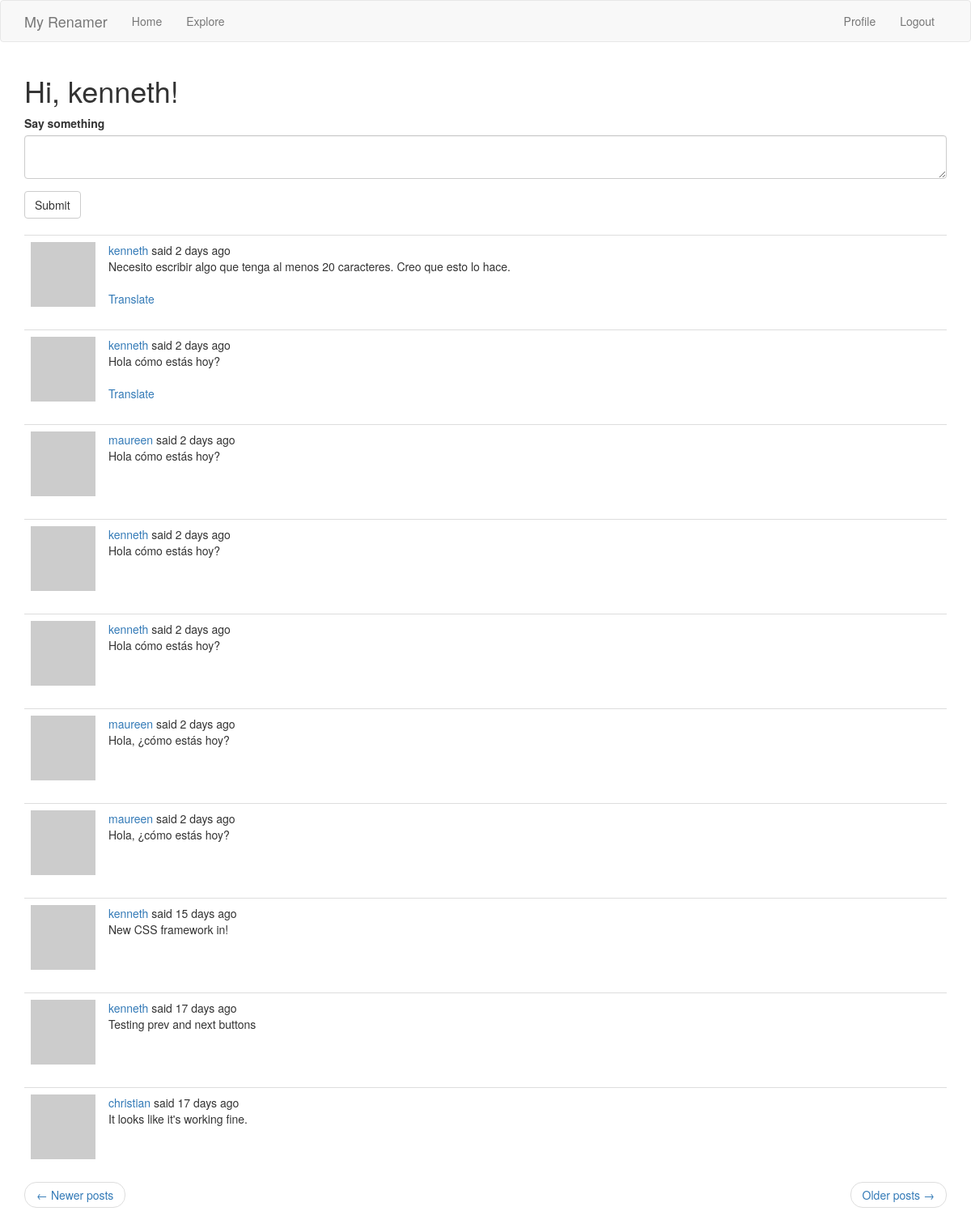
The app's page /index (signed in) with its own data.
### app/models.py (models this page shows, shortened)
class User(UserMixin, db.Model):
    id = db.Column(db.Integer, primary_key=True)
    username = db.Column(db.String(64), index=True, unique=True)
    email = db.Column(db.String(120), index=True, unique=True)
    password_hash = db.Column(db.String(128))
    about_me = db.Column(db.String(140))
    last_seen = db.Column(db.DateTime, default=datetime.utcnow)
    posts = db.relationship('Post', backref='author', lazy='dynamic')
    followed = db.relationship(
        'User', secondary=followers,
        primaryjoin=(followers.c.follower_id == id),
        secondaryjoin=(followers.c.followed_id == id),
        backref=db.backref('followers', lazy='dynamic'), lazy='dynamic')
    def avatar(self, size):
        digest = md5(self.email.lower().encode('utf-8')).hexdigest()
        return 'https://www.gravatar.com/avatar/{}?d=identicon&s={}'.format(
            digest, size)
    def followed_posts(self):
        followed = Post.query.join(
            followers, (followers.c.followed_id == Post.user_id)).filter(
                followers.c.follower_id == self.id)
        own = Post.query.filter_by(user_id=self.id)
        return followed.union(own).order_by(Post.timestamp.desc())

class Post(db.Model):
    id = db.Column(db.Integer, primary_key=True)
    body = db.Column(db.String(140))
    timestamp = db.Column(db.DateTime, index=True, default=datetime.utcnow)
    user_id = db.Column(db.Integer, db.ForeignKey('user.id'))
    language = db.Column(db.String(5))

### app/routes.py (the view, shortened to what this page needs)
@app.route('/', methods=['GET', 'POST'])
@app.route('/index', methods=['GET', 'POST'])
@login_required
def index():
    form = PostForm()
    page = request.args.get('page', 1, type=int)
    posts = current_user.followed_posts().paginate(
        page, app.config['POSTS_PER_PAGE'], False)
    next_url = url_for('index', page=posts.next_num) \
        if posts.has_next else None
    prev_url = url_for('index', page=posts.prev_num) \
        if posts.has_prev else None
    return render_template('index.html', title=_('Home Page'), form=form,
                           posts=posts.items, next_url=next_url,
                           prev_url=prev_url)

### app/forms.py
class PostForm(FlaskForm):
    post = TextAreaField(_l('Say something'), validators=[
        DataRequired(), Length(min=1, max=140)])
    submit = SubmitField(_l('Submit'))

### app/models.py (called while the page is built)
@login.user_loader
def load_user(id):
    return User.query.get(int(id))

### app/routes.py (called while the page is built)
@app.before_request
def before_request():
    if current_user.is_authenticated:
        current_user.last_seen = datetime.utcnow()
        db.session.commit()
    g.locale = str(get_locale())

### app/templates/index.html
{% extends 'base.html' %}
{% import 'bootstrap/wtf.html' as wtf %}
{% block app_content %}
    <h1>{{ _('Hi, %(username)s!', username=current_user.username) }}</h1>
    {% if form %}
    {{ wtf.quick_form(form) }}
    <br>
    {% endif %}
    {% for post in posts %}
        {% include '_post.html' %}
    {% endfor %}
    <nav aria-label="...">
        <ul class="pager">
            <li class="previous{% if not prev_url %} disable{% endif %}">
                <a href="{{ prev_url or '#' }}">
                    <span aria-hidden="true">&larr;</span> {{ _('Newer posts') }}
                </a>
            </li>
            <li class="next{% if not next_url %} disable{% endif %}">
                <a href="{{ next_url or '#' }}">
                    {{ _('Older posts') }} <span aria-hidden="true">&rarr;</span>
                </a>
            </li>
        </ul>
    </nav>
{% endblock %}

### app/templates/_post.html (shortened to what this page needs)
<table class="table table-hover">
    <tr>
        <td width="70px">
            <a href="{{ url_for('user', username=post.author.username) }}">
                <img src="{{ post.author.avatar(70) }}" />
            </a>
        </td>
        <td>
            {{ _('%(username)s said %(when)s',
                username=user_link, when=moment(post.timestamp).fromNow()) }}
            <br>
            <span id="post{{ post.id }}">{{ post.body }}</span>
            {% if post.language and post.language != g.locale %}
            <br><br>
            <span id="translation{{ post.id }}">
                <a href="javascript:translate(
                            '#post{{ post.id }}',
                            '#translation{{ post.id }}',
                            '{{ post.language }}',
                            '{{ g.locale }}');">{{ _('Translate') }}</a>
            </span>
            {% endif %}
        </td>
    </tr>
</table>

### records on screen
Post: body "Necesito escribir algo que tenga al menos 20 caracteres. Creo que esto lo hace."
Post: body "Hola cómo estás hoy?"
Post: body "Hola cómo estás hoy?"
Post: body "Hola cómo estás hoy?"
Post: body "Hola cómo estás hoy?"
Post: body "Hola, ¿cómo estás hoy?"
Post: body "Hola, ¿cómo estás hoy?"
Post: body "New CSS framework in!"
Post: body "Testing prev and next buttons"
Post: body "It looks like it's working fine."
